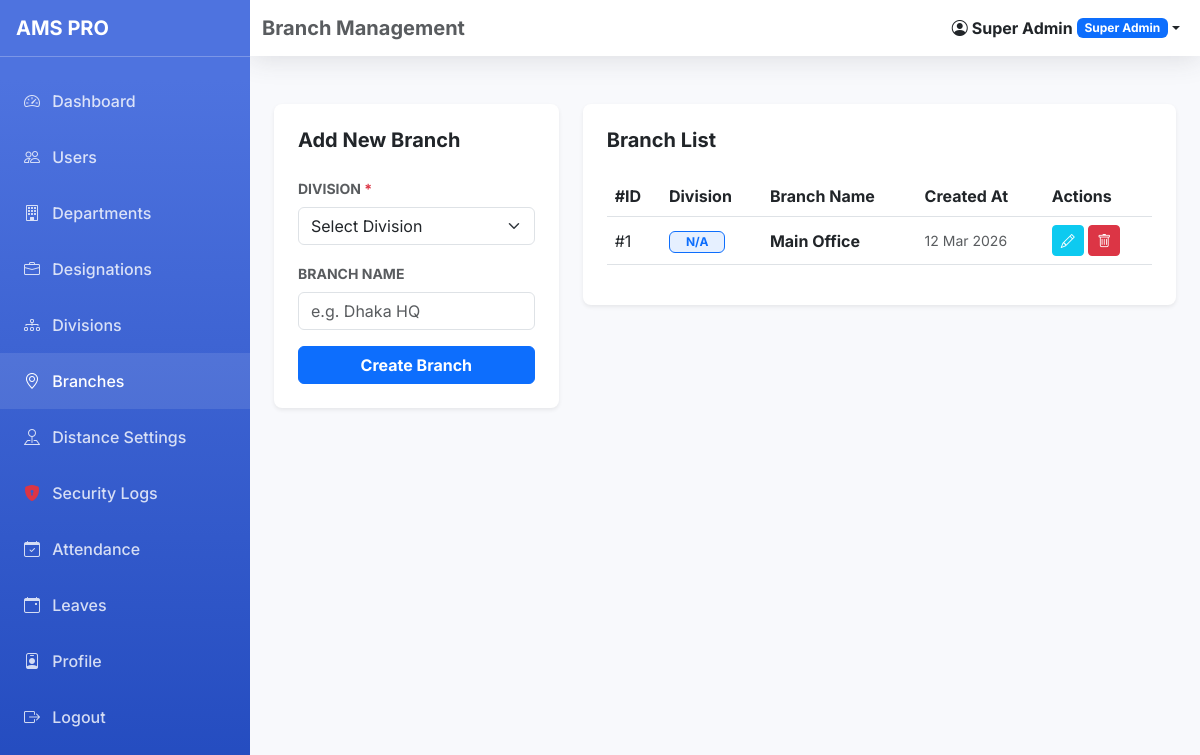
Page /admin/branches.php (signed in) on the earlier database version.
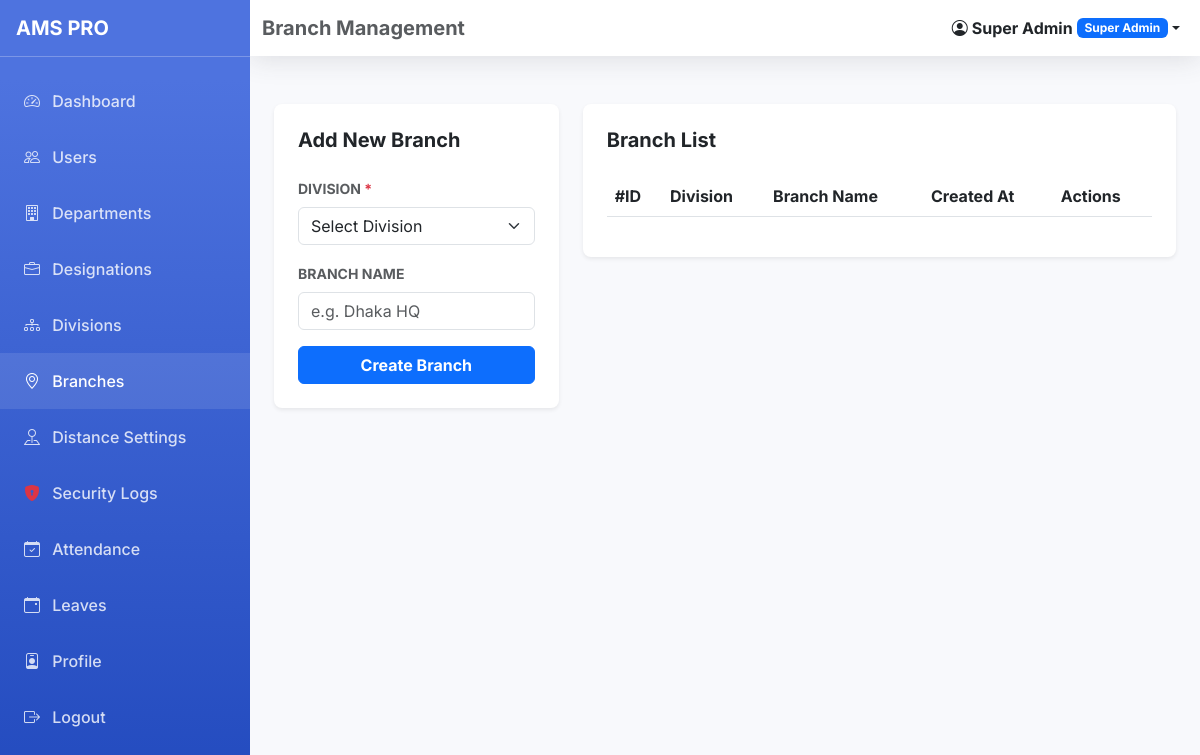
Same page on the later database version.
### tables this page shows
CREATE TABLE IF NOT EXISTS branches (
    id INT AUTO_INCREMENT PRIMARY KEY,
    division_id INT NOT NULL,
    branch_name VARCHAR(100) NOT NULL,
    created_at TIMESTAMP DEFAULT CURRENT_TIMESTAMP,
    FOREIGN KEY (division_id) REFERENCES divisions(id) ON DELETE CASCADE
);

### admin/branches.php (the view, shortened to what this page needs)
<?php
require_once '../config/db.php';
$branches = $pdo->query("SELECT b.*, d.division_name FROM branches b LEFT JOIN divisions d ON b.division_id = d.id ORDER BY b.id DESC")->fetchAll();
require_once '../includes/header_dashboard.php';
?>
<div class="row">
    <div class="col-md-4">
        <div class="card p-4 shadow-sm">
            <h5 class="fw-bold mb-4">Add New Branch</h5>
            <form method="POST">
                <div class="mb-3">
                    <label class="form-label text-muted small fw-bold">DIVISION <span class="text-danger">*</span></label>
                    <select name="division_id" class="form-select" required>
                        <option value="">Select Division</option>
                    </select>
                </div>
                <div class="mb-3">
                    <label class="form-label text-muted small fw-bold">BRANCH NAME</label>
                    <input type="text" name="branch_name" class="form-control" required placeholder="e.g. Dhaka HQ">
                </div>
                <button type="submit" class="btn btn-primary w-100 fw-bold">Create Branch</button>
            </form>
        </div>
    </div>
    <div class="col-md-8">
        <div class="card p-4 shadow-sm">
            <h5 class="fw-bold mb-4">Branch List</h5>
            <div class="table-responsive">
                <table class="table table-hover align-middle">
                    <thead>
                        <tr>
                            <th>#ID</th>
                            <th>Division</th>
                            <th>Branch Name</th>
                            <th>Created At</th>
                            <th>Actions</th>
                        </tr>
                    </thead>
                    <tbody>
                        <?php foreach($branches as $branch): ?>
                         <tr>
                            <td>#<?php echo htmlspecialchars($branch['id']); ?></td>
                            <td><span class="badge bg-soft-primary text-primary border border-primary px-3"><?php echo htmlspecialchars($branch['division_name'] ?? 'N/A'); ?></span></td>
                            <td class="fw-bold"><?php echo htmlspecialchars($branch['branch_name']); ?></td>
                            <td class="small text-muted"><?php echo date('d M Y', strtotime($branch['created_at'])); ?></td>
                            <td>
                                <button class="btn btn-sm btn-info text-white" data-bs-toggle="modal" data-bs-target="#editModal<?php echo $branch['id']; ?>"><i class="bi bi-pencil"></i></button>
                                <a href="branches?delete=<?php echo $branch['id']; ?>" class="btn btn-sm btn-danger" onclick="return confirm('Are you sure you want to delete this branch?');"><i class="bi bi-trash"></i></a>
                            </td>
                        </tr>
                        <?php endforeach; ?>
                    </tbody>
                </table>
            </div>
        </div>
    </div>
</div>
<?php require_once '../includes/footer_dashboard.php'; ?>

Differences in the rows shown:
removed branches: id "1", division_name "N/A", branch_name "Main Office", created_at "12 Mar 2026"
